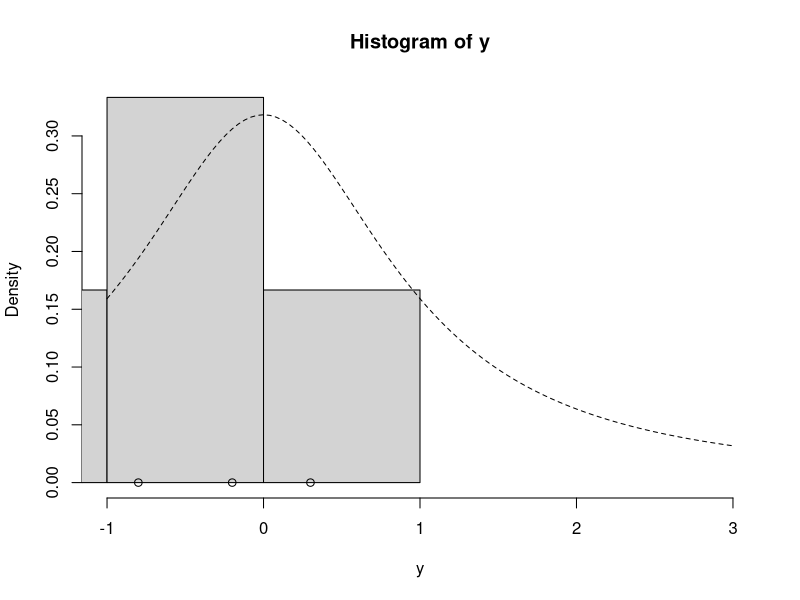
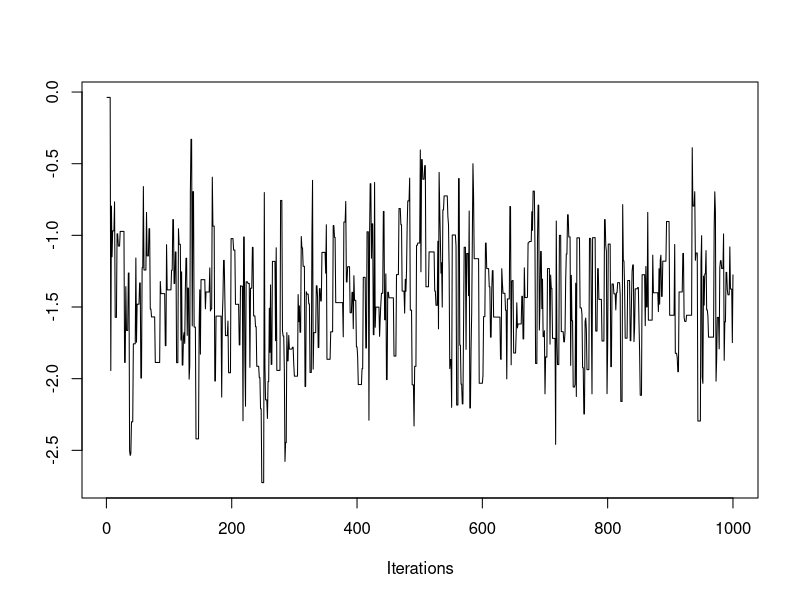
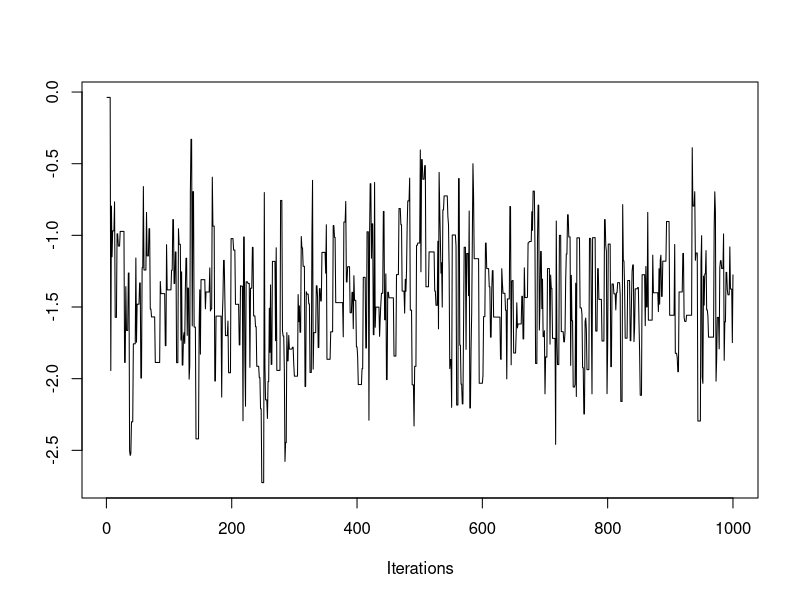
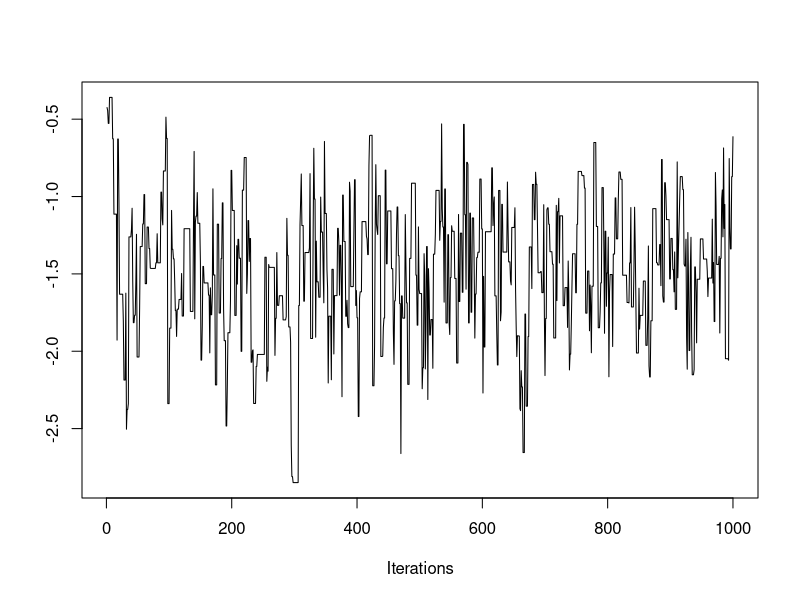
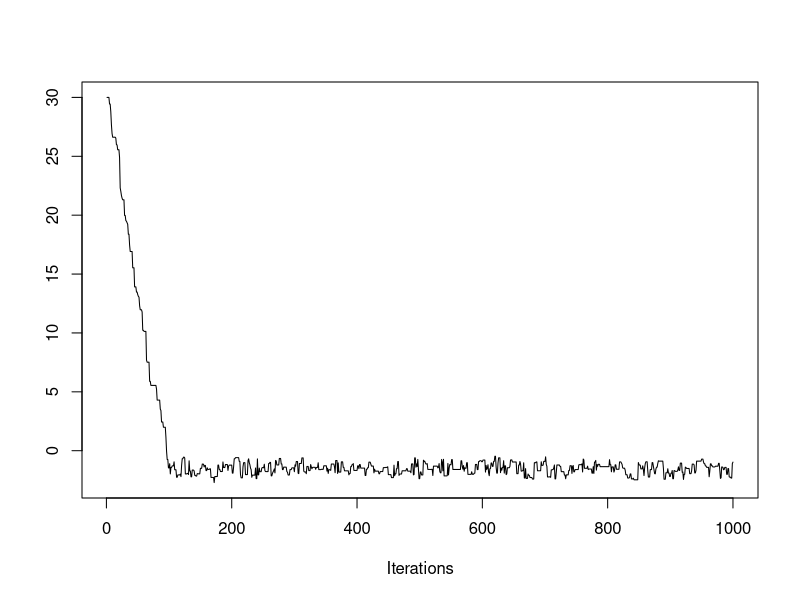
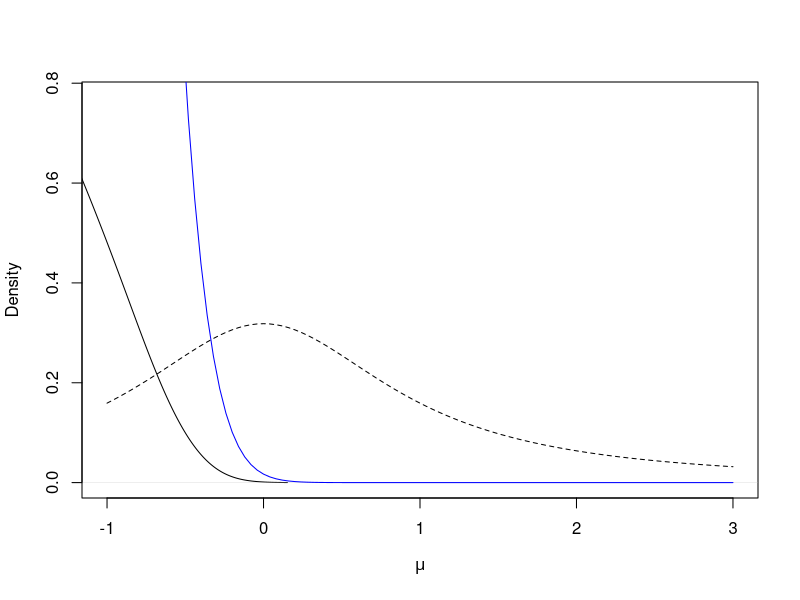

Source code (R) for these figures, in order: (Note: this script raises an error after producing the figures.)
#posterior distribution is small so we will work on log scale be more numerically stable
#estimate 
lg = function(mu, n, ybar) {
mu2 = mu^2
n * (ybar * mu - mu2 / 2.0) - log(1 + mu2)
}

#execute the Random-Walk Metropolis-Hastings sampler with normal proposals.
mh = function(n, ybar, n_iter, mu_init, cand_sd) {
  ## step 1, initialize
  mu_out = numeric(n_iter)
  accpt = 0
  mu_now = mu_init
  lg_now = lg(mu=mu_now, n=n, ybar=ybar)
  
  ## step 2, iterate
  for (i in 1:n_iter) {
    ## Draw a candidate sample from a proposal distriution mu ~ N(mu,cand_sd^2)
    mu_cand = rnorm(n=1, mean=mu_now, sd=cand_sd) 
    
    ## compute ratios:
    lg_cand = lg(mu=mu_cand, n=n, ybar=ybar) # evaluate log of g with the candidate
    lalpha = lg_cand - lg_now # log of acceptance ratio
    alpha = exp(lalpha)
    
    ## step 2c
    u = runif(1) #draw a uniform variable which will be less than alpha with probability min(1, alpha)
    # if 0<alpha <1 then mu_now = mu_cand and increase acceptance rate 
    if (u < alpha) { # then accept the candidate
      mu_now = mu_cand
      accpt = accpt + 1 # to keep track of acceptance
      lg_now = lg_cand
    }
    
    ## collect results
    mu_out[i] = mu_now # save this iteration's value of mu
  }
  
  ## return a list of output
  list(mu=mu_out, accpt=accpt/n_iter)
  #mu=mu.out. That contains all our samples from the Metropolis-Hastings sampler
  #also return the accept rate
}

#set the problem:
y = c(-0.2, -1.5, -5.3, 0.3, -0.8, -2.2)
ybar = mean(y)
n = length(y)
hist(y, freq=FALSE, xlim=c(-1.0, 3.0)) # histogram of the data
curve(dt(x=x, df=1), lty=2, add=TRUE) # prior for mu: density function
points(y, rep(0,n), pch=1) # individual data points
points(ybar, 0, pch=19) # sample mean

#run the sampler: use m=1000m=1000 iterations and proposal standard deviation
set.seed(43) # set the random seed for reproducibility
#posterior sampling
post = mh(n=n, ybar=ybar, n_iter=1e3, mu_init=0.0, cand_sd=1)
#We usually are looking for an acceptance rate between 0.23 and 0.5 when we're working with a random walk Metropolis-Hastings algorithm. 
str(post)#what in the object
post$accpt#the acceptance rate should be in [0.23,0.5]
mean(post$mu)
#draw a trace plot which shows the history of the chain
#provides basic feedback about whether the chain has reached its stationary distribution.
#install.packages("coda")

library("coda")
traceplot(as.mcmc(post$mu))


traceplot(as.mcmc(post$mu))
# the acceptance rate is too high (above 50%). Let's try something in between
post = mh(n=n, ybar=ybar, n_iter=1e3, mu_init=0.0, cand_sd=0.9)
post$accpt
traceplot(as.mcmc(post$mu)) #this is good!
#let's see what happens if we initialize the chain at some far-off value.
post = mh(n=n, ybar=ybar, n_iter=1e3, mu_init=30.0, cand_sd=0.9)
post$accpt
traceplot(as.mcmc(post$mu))# pass the mcmc project to traceplot

#plot the posterior density against the prior to see
#how the data updated our belief about ??
post$mu_keep = post$mu[-c(1:100)] # discard the first 200 samples
str(post)
#a density estimate of the posterior distribution based on the 10 data points.
plot(density(post$mu_keep, adjust=2.0), main="", xlim=c(-1.0, 3.0), xlab=expression(mu)) # plot density estimate of the posterior
curve(dt(x=x, df=1), lty=2, add=TRUE) # prior for mu
points(ybar, 0, pch=19) # sample mean
curve(0.017*exp(lg(mu=x, n=n, ybar=ybar)), from=-1.0, to=3.0, add=TRUE, col="blue") # approximation to the true posterior in blue

#############################################################
#one iteration of an algorithm to simulate a chain 
#whose stationary distribution is p(theta)->g(theta)
# draw candidate
theta_cand = rnorm(n=1, mean=0.0, sd=10.0)

# evaluate log of g with the candidate
lg_cand = lg(theta=theta_cand)

# evaluate log of g at the current value
lg_now = lg(theta=theta_now)

# evaluate log of q at candidate
lq_cand = dnorm(theta_cand, mean=0.0, sd=10.0, log=TRUE)

# evaluate log of q at the current value
lq_now = dnorm(theta_now, mean=0.0, sd=10.0, log=TRUE)

# calculate the acceptance ratio
lalpha = lg_cand + lq_now - lg_now - lq_cand 
alpha = exp(lalpha)

# draw a uniform variable which will be less than alpha with probability min(1, alpha)
u = runif(1)

if (u < alpha) { # then accept the candidate
  theta_now = theta_cand
  accpt = accpt + 1 # to keep track of acceptance
}

#######Independent Metropolis-Hastings (q does not condition on the previous value of the chain) with normal proposal
#Candidates are always drawn from the same N(0,10^2) distribution.
